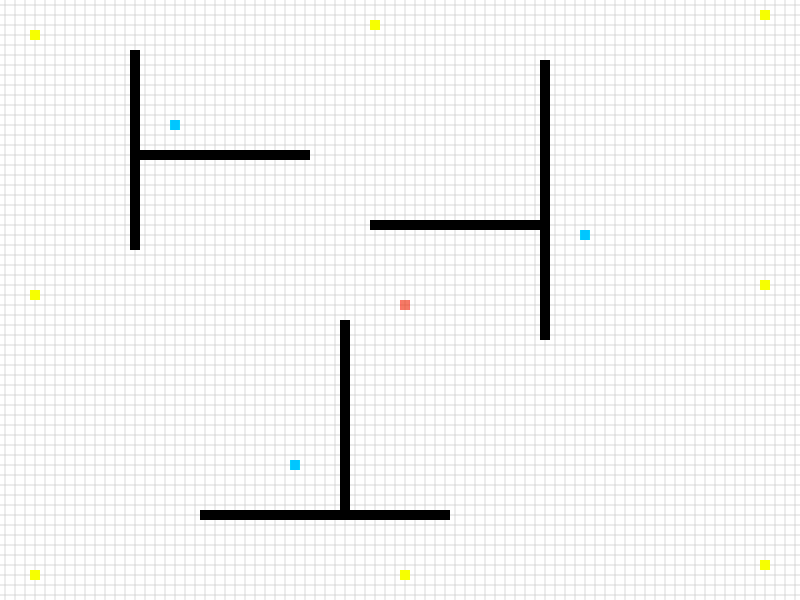

This is a level from a 2D game, rendered from its Tiled map with the project's own tilesets. A one-line summary and the map file follow, with tile-layer data summarised:
An orthogonal 80x60 tile map with 10x10 px tiles, 5 tile layers (bg, walls, lights, player, ...).

<map version="1.0" orientation="orthogonal" renderorder="right-down" width="80" height="60" tilewidth="10" tileheight="10" nextobjectid="1">
 <tileset firstgid="1" name="tiles_v2" tilewidth="10" tileheight="10" tilecount="6">
  <image source="tiles_v2.png" width="60" height="10" />
 </tileset>
 <layer name="bg" width="80" height="60">
  <data>[4800 cells, 4800 non-empty, 1 distinct tile ids]</data>
 </layer>
 <layer name="walls" width="80" height="60">
  <data>[4800 cells, 126 non-empty, 1 distinct tile ids]</data>
 </layer>
 <layer name="lights" width="80" height="60">
  <data>[4800 cells, 3 non-empty, 1 distinct tile ids]</data>
 </layer>
 <layer name="player" width="80" height="60" opacity="0.6">
  <data>[4800 cells, 1 non-empty, 1 distinct tile ids]</data>
 </layer>
 <layer name="enemies" width="80" height="60">
  <data>[4800 cells, 8 non-empty, 1 distinct tile ids]</data>
 </layer>
</map>